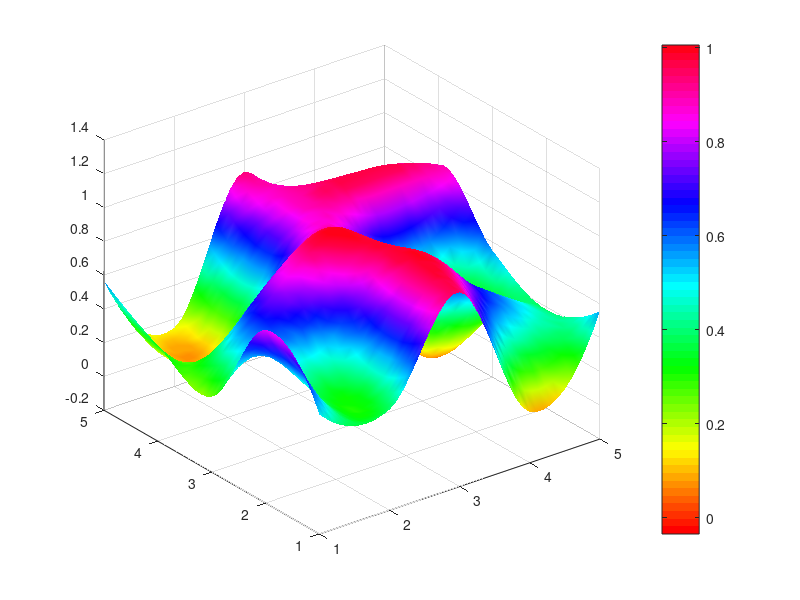

MATLAB code to generate this figure: (Note: this script raises an error after producing the figure.)
Z0 = rand([5, 5]);
[X, Y] = meshgrid([1 : 5]);
[X1, Y1] = meshgrid([1 : 0.1 : 5]);
Z1 = interp2(X, Y, Z0, X1, Y1, 'cubic');
surf(X1, Y1, Z1);
colormap(hsv)
shading interp;
hold on;
colorbar;
caixs([0 1]);